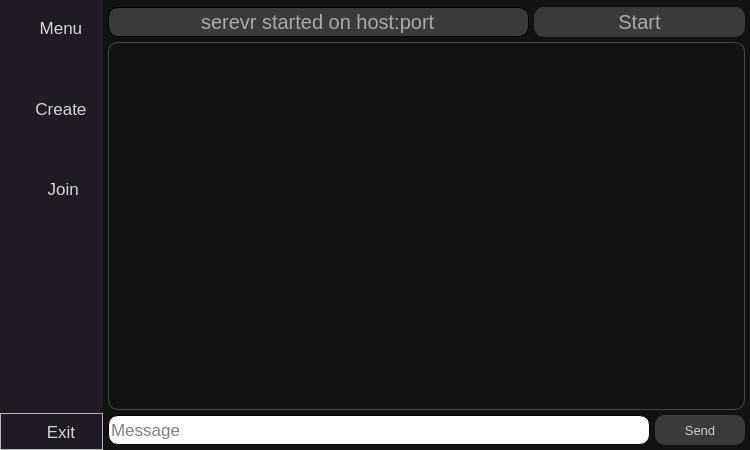
<?xml version="1.0" encoding="UTF-8"?>
<ui version="4.0">
 <class>MainWindow</class>
 <widget class="QMainWindow" name="MainWindow">
  <property name="geometry">
   <rect>
    <x>0</x>
    <y>0</y>
    <width>750</width>
    <height>450</height>
   </rect>
  </property>
  <property name="windowTitle">
   <string>MainWindow</string>
  </property>
  <property name="windowIcon">
   <iconset resource="../res/res.qrc">
    <normaloff>:/icons/main</normaloff>:/icons/main</iconset>
  </property>
  <property name="styleSheet">
   <string notr="true">*{
margin:0;
padding:0;
}
#sidebar{
background:rgb(31, 26, 36);
}
QMainWindow{
background:rgb(18, 18, 18);
}
QPushButton{
background:rgb(58, 58, 58);
border-radius:10;
color:rgb(209, 209, 209);
min-width:20;
}
QLineEdit{
border-radius:10;
border:1 solid rgb(0, 0, 0);
}
QLabel{
background:rgb(58, 58, 58);
color:rgb(170, 170, 170);
border-radius:10;
text-align:center;
}
#client,#server{
background:transparent;
}
#main_foot,#client_head{
border-radius:10;
}
#main{
background:rgb(18, 18, 18);
}
QPushButton:hover{
background:rgb(83, 12, 31);
}
QInputDialog{
background:rgb(86, 0, 42);
border-radius:10;
color:rgb(209, 209, 209)
}</string>
  </property>
  <widget class="QWidget" name="centralwidget">
   <layout class="QHBoxLayout" name="horizontalLayout">
    <property name="spacing">
     <number>0</number>
    </property>
    <property name="leftMargin">
     <number>0</number>
    </property>
    <property name="topMargin">
     <number>0</number>
    </property>
    <property name="rightMargin">
     <number>0</number>
    </property>
    <property name="bottomMargin">
     <number>0</number>
    </property>
    <item alignment="Qt::AlignHCenter">
     <widget class="QWidget" name="sidebar" native="true">
      <property name="sizePolicy">
       <sizepolicy hsizetype="Fixed" vsizetype="Preferred">
        <horstretch>0</horstretch>
        <verstretch>0</verstretch>
       </sizepolicy>
      </property>
      <property name="minimumSize">
       <size>
        <width>100</width>
        <height>0</height>
       </size>
      </property>
      <property name="styleSheet">
       <string notr="true">QToolButton{
border:none;
color:rgb(214, 214, 214);
padding:0 10;
}
QToolButton:hover{
background-color:rgb(63, 2, 24);
}</string>
      </property>
      <layout class="QVBoxLayout" name="verticalLayout_7">
       <property name="spacing">
        <number>0</number>
       </property>
       <property name="leftMargin">
        <number>0</number>
       </property>
       <property name="topMargin">
        <number>6</number>
       </property>
       <property name="rightMargin">
        <number>0</number>
       </property>
       <property name="bottomMargin">
        <number>0</number>
       </property>
       <item alignment="Qt::AlignTop">
        <widget class="QWidget" name="side_main" native="true">
         <property name="sizePolicy">
          <sizepolicy hsizetype="MinimumExpanding" vsizetype="Preferred">
           <horstretch>0</horstretch>
           <verstretch>0</verstretch>
          </sizepolicy>
         </property>
         <property name="minimumSize">
          <size>
           <width>100</width>
           <height>200</height>
          </size>
         </property>
         <property name="styleSheet">
          <string notr="true"/>
         </property>
         <layout class="QVBoxLayout" name="verticalLayout">
          <property name="spacing">
           <number>0</number>
          </property>
          <property name="leftMargin">
           <number>0</number>
          </property>
          <property name="topMargin">
           <number>4</number>
          </property>
          <property name="rightMargin">
           <number>0</number>
          </property>
          <property name="bottomMargin">
           <number>0</number>
          </property>
          <item>
           <widget class="QToolButton" name="menu_btn">
            <property name="sizePolicy">
             <sizepolicy hsizetype="MinimumExpanding" vsizetype="Fixed">
              <horstretch>0</horstretch>
              <verstretch>0</verstretch>
             </sizepolicy>
            </property>
            <property name="minimumSize">
             <size>
              <width>0</width>
              <height>35</height>
             </size>
            </property>
            <property name="maximumSize">
             <size>
              <width>16777215</width>
              <height>16777215</height>
             </size>
            </property>
            <property name="font">
             <font>
              <pointsize>13</pointsize>
             </font>
            </property>
            <property name="text">
             <string>    Menu</string>
            </property>
            <property name="icon">
             <iconset resource="../res/res.qrc">
              <normaloff>:/icons/menu</normaloff>:/icons/menu</iconset>
            </property>
            <property name="iconSize">
             <size>
              <width>25</width>
              <height>25</height>
             </size>
            </property>
            <property name="checkable">
             <bool>true</bool>
            </property>
            <property name="toolButtonStyle">
             <enum>Qt::ToolButtonFollowStyle</enum>
            </property>
           </widget>
          </item>
          <item>
           <spacer name="verticalSpacer">
            <property name="orientation">
             <enum>Qt::Vertical</enum>
            </property>
            <property name="sizeHint" stdset="0">
             <size>
              <width>20</width>
              <height>20</height>
             </size>
            </property>
           </spacer>
          </item>
          <item>
           <widget class="QToolButton" name="create_btn">
            <property name="sizePolicy">
             <sizepolicy hsizetype="MinimumExpanding" vsizetype="Fixed">
              <horstretch>0</horstretch>
              <verstretch>0</verstretch>
             </sizepolicy>
            </property>
            <property name="minimumSize">
             <size>
              <width>0</width>
              <height>35</height>
             </size>
            </property>
            <property name="maximumSize">
             <size>
              <width>16777215</width>
              <height>16777215</height>
             </size>
            </property>
            <property name="font">
             <font>
              <pointsize>13</pointsize>
             </font>
            </property>
            <property name="text">
             <string>    Create</string>
            </property>
            <property name="icon">
             <iconset resource="../res/res.qrc">
              <normaloff>:/icons/create</normaloff>:/icons/create</iconset>
            </property>
            <property name="iconSize">
             <size>
              <width>25</width>
              <height>25</height>
             </size>
            </property>
            <property name="toolButtonStyle">
             <enum>Qt::ToolButtonFollowStyle</enum>
            </property>
           </widget>
          </item>
          <item>
           <spacer name="verticalSpacer_2">
            <property name="orientation">
             <enum>Qt::Vertical</enum>
            </property>
            <property name="sizeHint" stdset="0">
             <size>
              <width>20</width>
              <height>20</height>
             </size>
            </property>
           </spacer>
          </item>
          <item>
           <widget class="QToolButton" name="join_btn">
            <property name="sizePolicy">
             <sizepolicy hsizetype="MinimumExpanding" vsizetype="Fixed">
              <horstretch>0</horstretch>
              <verstretch>0</verstretch>
             </sizepolicy>
            </property>
            <property name="minimumSize">
             <size>
              <width>0</width>
              <height>35</height>
             </size>
            </property>
            <property name="maximumSize">
             <size>
              <width>16777215</width>
              <height>16777215</height>
             </size>
            </property>
            <property name="font">
             <font>
              <pointsize>13</pointsize>
             </font>
            </property>
            <property name="text">
             <string>     Join</string>
            </property>
            <property name="icon">
             <iconset resource="../res/res.qrc">
              <normaloff>:/icons/connect</normaloff>:/icons/connect</iconset>
            </property>
            <property name="iconSize">
             <size>
              <width>25</width>
              <height>25</height>
             </size>
            </property>
            <property name="toolButtonStyle">
             <enum>Qt::ToolButtonFollowStyle</enum>
            </property>
           </widget>
          </item>
         </layout>
        </widget>
       </item>
       <item alignment="Qt::AlignBottom">
        <widget class="QFrame" name="frame">
         <property name="sizePolicy">
          <sizepolicy hsizetype="MinimumExpanding" vsizetype="Preferred">
           <horstretch>0</horstretch>
           <verstretch>0</verstretch>
          </sizepolicy>
         </property>
         <property name="minimumSize">
          <size>
           <width>100</width>
           <height>0</height>
          </size>
         </property>
         <property name="frameShape">
          <enum>QFrame::StyledPanel</enum>
         </property>
         <property name="frameShadow">
          <enum>QFrame::Raised</enum>
         </property>
         <layout class="QVBoxLayout" name="verticalLayout_8">
          <property name="spacing">
           <number>0</number>
          </property>
          <property name="leftMargin">
           <number>0</number>
          </property>
          <property name="topMargin">
           <number>0</number>
          </property>
          <property name="rightMargin">
           <number>0</number>
          </property>
          <property name="bottomMargin">
           <number>0</number>
          </property>
          <item>
           <widget class="QToolButton" name="exit_btn">
            <property name="sizePolicy">
             <sizepolicy hsizetype="MinimumExpanding" vsizetype="Fixed">
              <horstretch>0</horstretch>
              <verstretch>0</verstretch>
             </sizepolicy>
            </property>
            <property name="minimumSize">
             <size>
              <width>0</width>
              <height>35</height>
             </size>
            </property>
            <property name="font">
             <font>
              <pointsize>13</pointsize>
             </font>
            </property>
            <property name="text">
             <string>    Exit</string>
            </property>
            <property name="icon">
             <iconset resource="../res/res.qrc">
              <normaloff>:/icons/logout</normaloff>:/icons/logout</iconset>
            </property>
            <property name="iconSize">
             <size>
              <width>25</width>
              <height>25</height>
             </size>
            </property>
            <property name="toolButtonStyle">
             <enum>Qt::ToolButtonFollowStyle</enum>
            </property>
           </widget>
          </item>
         </layout>
        </widget>
       </item>
      </layout>
     </widget>
    </item>
    <item>
     <widget class="QWidget" name="main" native="true">
      <property name="sizePolicy">
       <sizepolicy hsizetype="Expanding" vsizetype="Expanding">
        <horstretch>0</horstretch>
        <verstretch>0</verstretch>
       </sizepolicy>
      </property>
      <property name="minimumSize">
       <size>
        <width>0</width>
        <height>0</height>
       </size>
      </property>
      <layout class="QVBoxLayout" name="verticalLayout_3">
       <property name="spacing">
        <number>5</number>
       </property>
       <property name="sizeConstraint">
        <enum>QLayout::SetDefaultConstraint</enum>
       </property>
       <property name="leftMargin">
        <number>5</number>
       </property>
       <property name="topMargin">
        <number>5</number>
       </property>
       <property name="rightMargin">
        <number>5</number>
       </property>
       <property name="bottomMargin">
        <number>5</number>
       </property>
       <item alignment="Qt::AlignTop">
        <widget class="QStackedWidget" name="stackedWidget">
         <property name="sizePolicy">
          <sizepolicy hsizetype="Expanding" vsizetype="Expanding">
           <horstretch>0</horstretch>
           <verstretch>0</verstretch>
          </sizepolicy>
         </property>
         <property name="currentIndex">
          <number>1</number>
         </property>
         <widget class="QWidget" name="join_frame">
          <property name="sizePolicy">
           <sizepolicy hsizetype="Expanding" vsizetype="Expanding">
            <horstretch>0</horstretch>
            <verstretch>0</verstretch>
           </sizepolicy>
          </property>
          <layout class="QVBoxLayout" name="verticalLayout_2">
           <property name="leftMargin">
            <number>0</number>
           </property>
           <property name="topMargin">
            <number>0</number>
           </property>
           <property name="rightMargin">
            <number>0</number>
           </property>
           <property name="bottomMargin">
            <number>0</number>
           </property>
           <item alignment="Qt::AlignTop">
            <widget class="QWidget" name="client_head" native="true">
             <property name="styleSheet">
              <string notr="true"/>
             </property>
             <layout class="QHBoxLayout" name="horizontalLayout_4">
              <property name="spacing">
               <number>5</number>
              </property>
              <property name="leftMargin">
               <number>0</number>
              </property>
              <property name="topMargin">
               <number>0</number>
              </property>
              <property name="rightMargin">
               <number>0</number>
              </property>
              <property name="bottomMargin">
               <number>0</number>
              </property>
              <item>
               <widget class="QLabel" name="label">
                <property name="minimumSize">
                 <size>
                  <width>50</width>
                  <height>10</height>
                 </size>
                </property>
                <property name="font">
                 <font>
                  <pointsize>15</pointsize>
                 </font>
                </property>
                <property name="text">
                 <string>Port</string>
                </property>
                <property name="alignment">
                 <set>Qt::AlignCenter</set>
                </property>
               </widget>
              </item>
              <item>
               <widget class="QLineEdit" name="port_id">
                <property name="sizePolicy">
                 <sizepolicy hsizetype="Expanding" vsizetype="Fixed">
                  <horstretch>0</horstretch>
                  <verstretch>0</verstretch>
                 </sizepolicy>
                </property>
                <property name="minimumSize">
                 <size>
                  <width>0</width>
                  <height>0</height>
                 </size>
                </property>
                <property name="font">
                 <font>
                  <pointsize>13</pointsize>
                 </font>
                </property>
                <property name="text">
                 <string>8080</string>
                </property>
               </widget>
              </item>
              <item>
               <widget class="QLabel" name="label_2">
                <property name="minimumSize">
                 <size>
                  <width>50</width>
                  <height>20</height>
                 </size>
                </property>
                <property name="font">
                 <font>
                  <pointsize>15</pointsize>
                 </font>
                </property>
                <property name="text">
                 <string>Host</string>
                </property>
                <property name="alignment">
                 <set>Qt::AlignCenter</set>
                </property>
               </widget>
              </item>
              <item>
               <widget class="QLineEdit" name="host_id">
                <property name="sizePolicy">
                 <sizepolicy hsizetype="Expanding" vsizetype="Fixed">
                  <horstretch>0</horstretch>
                  <verstretch>0</verstretch>
                 </sizepolicy>
                </property>
                <property name="minimumSize">
                 <size>
                  <width>0</width>
                  <height>0</height>
                 </size>
                </property>
                <property name="font">
                 <font>
                  <pointsize>13</pointsize>
                 </font>
                </property>
               </widget>
              </item>
              <item>
               <widget class="QPushButton" name="connect_btn">
                <property name="minimumSize">
                 <size>
                  <width>20</width>
                  <height>30</height>
                 </size>
                </property>
                <property name="font">
                 <font>
                  <pointsize>15</pointsize>
                 </font>
                </property>
                <property name="text">
                 <string>Connect</string>
                </property>
                <property name="checkable">
                 <bool>true</bool>
                </property>
                <property name="flat">
                 <bool>false</bool>
                </property>
               </widget>
              </item>
             </layout>
            </widget>
           </item>
          </layout>
         </widget>
         <widget class="QWidget" name="create_frame">
          <layout class="QVBoxLayout" name="verticalLayout_6">
           <property name="spacing">
            <number>0</number>
           </property>
           <property name="leftMargin">
            <number>0</number>
           </property>
           <property name="topMargin">
            <number>0</number>
           </property>
           <property name="rightMargin">
            <number>0</number>
           </property>
           <property name="bottomMargin">
            <number>0</number>
           </property>
           <item alignment="Qt::AlignTop">
            <widget class="QWidget" name="widget_2" native="true">
             <property name="styleSheet">
              <string notr="true">QLabel{
background:rgb(58, 58, 58);
color:rgb(170, 170, 170);
border-radius:10;
}
QPushButton{
background:rgb(58, 58, 58);
color:rgb(170, 170, 170);
}
QPushButton:hover{
background:rgb(83, 12, 31);
}
QLineEdit{
background:rgb(58, 58, 58);
color:rgb(170, 170, 170);
border-radius:10;
}
</string>
             </property>
             <layout class="QHBoxLayout" name="horizontalLayout_6">
              <property name="spacing">
               <number>5</number>
              </property>
              <property name="leftMargin">
               <number>0</number>
              </property>
              <property name="topMargin">
               <number>2</number>
              </property>
              <property name="rightMargin">
               <number>0</number>
              </property>
              <property name="bottomMargin">
               <number>0</number>
              </property>
              <item>
               <widget class="QLineEdit" name="hst_prt">
                <property name="sizePolicy">
                 <sizepolicy hsizetype="MinimumExpanding" vsizetype="Fixed">
                  <horstretch>2</horstretch>
                  <verstretch>0</verstretch>
                 </sizepolicy>
                </property>
                <property name="minimumSize">
                 <size>
                  <width>0</width>
                  <height>30</height>
                 </size>
                </property>
                <property name="font">
                 <font>
                  <pointsize>15</pointsize>
                 </font>
                </property>
                <property name="styleSheet">
                 <string notr="true"/>
                </property>
                <property name="text">
                 <string>serevr started on host:port</string>
                </property>
                <property name="alignment">
                 <set>Qt::AlignCenter</set>
                </property>
                <property name="readOnly">
                 <bool>true</bool>
                </property>
                <property name="placeholderText">
                 <string/>
                </property>
               </widget>
              </item>
              <item>
               <widget class="QPushButton" name="start_btn">
                <property name="sizePolicy">
                 <sizepolicy hsizetype="Minimum" vsizetype="Fixed">
                  <horstretch>1</horstretch>
                  <verstretch>0</verstretch>
                 </sizepolicy>
                </property>
                <property name="minimumSize">
                 <size>
                  <width>20</width>
                  <height>30</height>
                 </size>
                </property>
                <property name="font">
                 <font>
                  <pointsize>15</pointsize>
                 </font>
                </property>
                <property name="text">
                 <string>Start</string>
                </property>
                <property name="checkable">
                 <bool>true</bool>
                </property>
               </widget>
              </item>
             </layout>
            </widget>
           </item>
          </layout>
         </widget>
        </widget>
       </item>
       <item>
        <widget class="QScrollArea" name="scrollArea">
         <property name="styleSheet">
          <string notr="true">background:transparent;
border:0;
</string>
         </property>
         <property name="horizontalScrollBarPolicy">
          <enum>Qt::ScrollBarAsNeeded</enum>
         </property>
         <property name="sizeAdjustPolicy">
          <enum>QAbstractScrollArea::AdjustToContents</enum>
         </property>
         <property name="widgetResizable">
          <bool>true</bool>
         </property>
         <widget class="QWidget" name="message_area">
          <property name="geometry">
           <rect>
            <x>0</x>
            <y>0</y>
            <width>640</width>
            <height>368</height>
           </rect>
          </property>
          <property name="sizePolicy">
           <sizepolicy hsizetype="Expanding" vsizetype="Expanding">
            <horstretch>0</horstretch>
            <verstretch>0</verstretch>
           </sizepolicy>
          </property>
          <property name="styleSheet">
           <string notr="true">border-radius:10;
border:1 solid rgb(71, 71, 71);</string>
          </property>
          <layout class="QHBoxLayout" name="horizontalLayout_5">
           <property name="spacing">
            <number>2</number>
           </property>
           <property name="leftMargin">
            <number>0</number>
           </property>
           <property name="rightMargin">
            <number>0</number>
           </property>
           <property name="bottomMargin">
            <number>0</number>
           </property>
           <item>
            <widget class="QWidget" name="send_mess_area" native="true">
             <property name="sizePolicy">
              <sizepolicy hsizetype="Minimum" vsizetype="Preferred">
               <horstretch>1</horstretch>
               <verstretch>0</verstretch>
              </sizepolicy>
             </property>
             <property name="styleSheet">
              <string notr="true">background:transparent;
border:0</string>
             </property>
             <layout class="QVBoxLayout" name="verticalLayout_5">
              <property name="sizeConstraint">
               <enum>QLayout::SetMinimumSize</enum>
              </property>
             </layout>
            </widget>
           </item>
          </layout>
         </widget>
        </widget>
       </item>
       <item alignment="Qt::AlignBottom">
        <widget class="QWidget" name="main_foot" native="true">
         <property name="sizePolicy">
          <sizepolicy hsizetype="Preferred" vsizetype="Preferred">
           <horstretch>0</horstretch>
           <verstretch>0</verstretch>
          </sizepolicy>
         </property>
         <property name="styleSheet">
          <string notr="true">QTextEdit{
border-radius:20;
}</string>
         </property>
         <layout class="QHBoxLayout" name="horizontalLayout_3">
          <property name="spacing">
           <number>5</number>
          </property>
          <property name="leftMargin">
           <number>0</number>
          </property>
          <property name="topMargin">
           <number>0</number>
          </property>
          <property name="rightMargin">
           <number>0</number>
          </property>
          <property name="bottomMargin">
           <number>0</number>
          </property>
          <item>
           <widget class="QLineEdit" name="sendMessId">
            <property name="sizePolicy">
             <sizepolicy hsizetype="Expanding" vsizetype="Fixed">
              <horstretch>6</horstretch>
              <verstretch>0</verstretch>
             </sizepolicy>
            </property>
            <property name="minimumSize">
             <size>
              <width>0</width>
              <height>30</height>
             </size>
            </property>
            <property name="font">
             <font>
              <pointsize>13</pointsize>
             </font>
            </property>
            <property name="echoMode">
             <enum>QLineEdit::Normal</enum>
            </property>
            <property name="cursorPosition">
             <number>0</number>
            </property>
            <property name="placeholderText">
             <string>Message</string>
            </property>
           </widget>
          </item>
          <item>
           <widget class="QPushButton" name="send_btn">
            <property name="sizePolicy">
             <sizepolicy hsizetype="Expanding" vsizetype="Maximum">
              <horstretch>1</horstretch>
              <verstretch>0</verstretch>
             </sizepolicy>
            </property>
            <property name="minimumSize">
             <size>
              <width>20</width>
              <height>30</height>
             </size>
            </property>
            <property name="font">
             <font>
              <pointsize>10</pointsize>
             </font>
            </property>
            <property name="text">
             <string>Send</string>
            </property>
           </widget>
          </item>
         </layout>
        </widget>
       </item>
      </layout>
     </widget>
    </item>
   </layout>
  </widget>
 </widget>
 <resources>
  <include location="../res/res.qrc"/>
 </resources>
 <connections/>
</ui>
